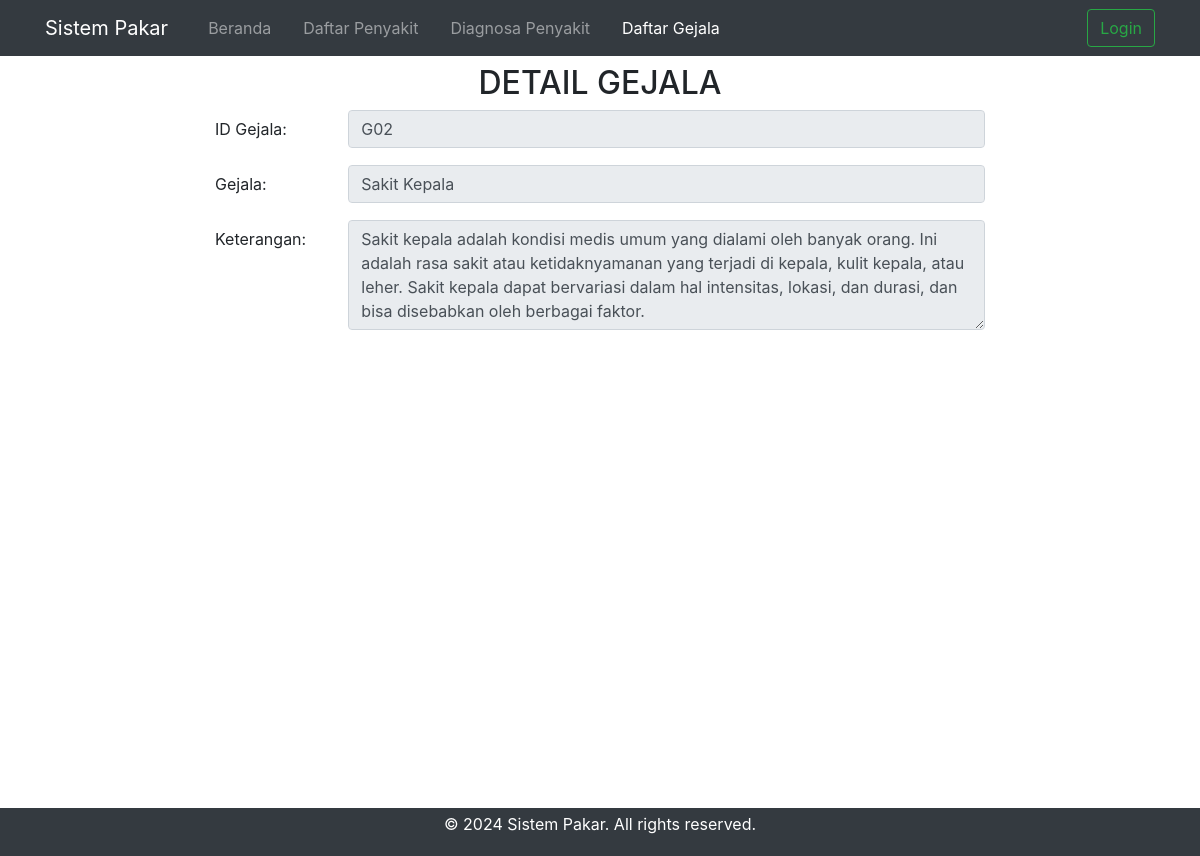
The app's page /users/detailgejala.php?id=G02 with its own data.
### tables this page shows
CREATE TABLE `gejala` (
  `idgejala` varchar(10) NOT NULL,
  `gejala` varchar(1000) NOT NULL,
  `keterangan` text NOT NULL
);

### users/detailgejala.php (the view, shortened to what this page needs)
<?php
include('../connection/koneksi.php');
?>
<!DOCTYPE html>
<html lang="en">
<head>
    <link rel="stylesheet" href="https://maxcdn.bootstrapcdn.com/bootstrap/4.5.2/css/bootstrap.min.css">
</head>
<body>
<nav class="navbar navbar-expand-lg navbar-dark bg-dark fixed-top">
    <div class="container">
        <a class="navbar-brand" href="#">Sistem Pakar</a>
        <div class="collapse navbar-collapse" id="navbarNav">
            <ul class="navbar-nav">
                <li class="nav-item ml-3">
                    <a class="nav-link" href="../index.php">Beranda</a>
                </li>
                <li class="nav-item ml-3">
                    <a class="nav-link" href="daftarpenyakit.php">Daftar Penyakit</a>
                </li>
                <li class="nav-item ml-3">
                    <a class="nav-link" href="diagnosa.php">Diagnosa Penyakit</a>
                </li>
                <li class="nav-item ml-3">
                  <a class="nav-link active" href="daftargejala.php">Daftar Gejala</a>
                </li>
              </ul>
            <form class="form-inline ml-auto" role="search">
                <a class="btn btn-outline-success" id="myBtn" href="#">Login</a>
            </form>
        </div>
    </div>
</nav>
<div class="container-fluid text-center mt-5 pt-3">
    <div class="row content">
        <div class="col-sm-8 offset-sm-2 text-left">
            <h2 class="text-center">DETAIL GEJALA</h2>
            <div class="form-group row">
                <label class="control-label col-sm-2" for="idgejala">ID Gejala:</label>
                <div class="col-sm-10">
                    <?php
                        $tampil = "SELECT * FROM gejala WHERE idgejala='" . $_GET['id'] . "'";
                        $sql = mysqli_query($konek_db, $tampil);
                        while($data = mysqli_fetch_array($sql)) {
                            echo "<input type='text' class='form-control' id='idgejala' readonly value='" . $data['idgejala'] . "'>";
                        }
                    ?>
                </div>
            </div>
            <div class="form-group row">
                <label class="control-label col-sm-2" for="gejala">Gejala:</label>
                <div class="col-sm-10">
                    <?php
                        $sql = mysqli_query($konek_db, $tampil);
                        while($data = mysqli_fetch_array($sql)) {
                            echo "<input type='text' class='form-control' id='gejala' readonly value='" . $data['gejala'] . "'>";
                        }
                    ?>
                </div>
            </div>
            <div class="form-group row">
                <label class="control-label col-sm-2" for="keterangan">Keterangan:</label>
                <div class="col-sm-10">
                    <?php
                        $sql = mysqli_query($konek_db, $tampil);
                        while($data = mysqli_fetch_array($sql)) {
                            echo "<textarea rows='4' class='form-control' id='keterangan' readonly>" . $data['keterangan'] . "</textarea>";
                        }
                    ?>
                </div>
            </div>
        </div>
    </div>
</div>
<footer class="bg-dark text-white text-center py-1">
    <p>&copy; 2024 Sistem Pakar. All rights reserved.</p>
</footer>
</body>
</html>

### users/detailgejala.php (style rules this page uses)
.form-group label { padding-top: 7px; }
.row.content { min-height: calc(100vh - 56px); }
footer { background-color: #f1f1f1; padding: 10px 0; position: relative; bottom: 0; width: 100%; }

### records on screen
gejala: idgejala "G02", gejala "Sakit Kepala", keterangan "Sakit kepala adalah kondisi medis umum yang dialami oleh banyak orang. Ini adalah rasa sakit atau ketidaknyamanan yang terjadi di kepala, kulit kepala, atau leher. Sakit kepala dapat bervariasi dalam hal intensitas, lokasi, dan durasi, dan bisa disebabkan oleh berbagai faktor."
